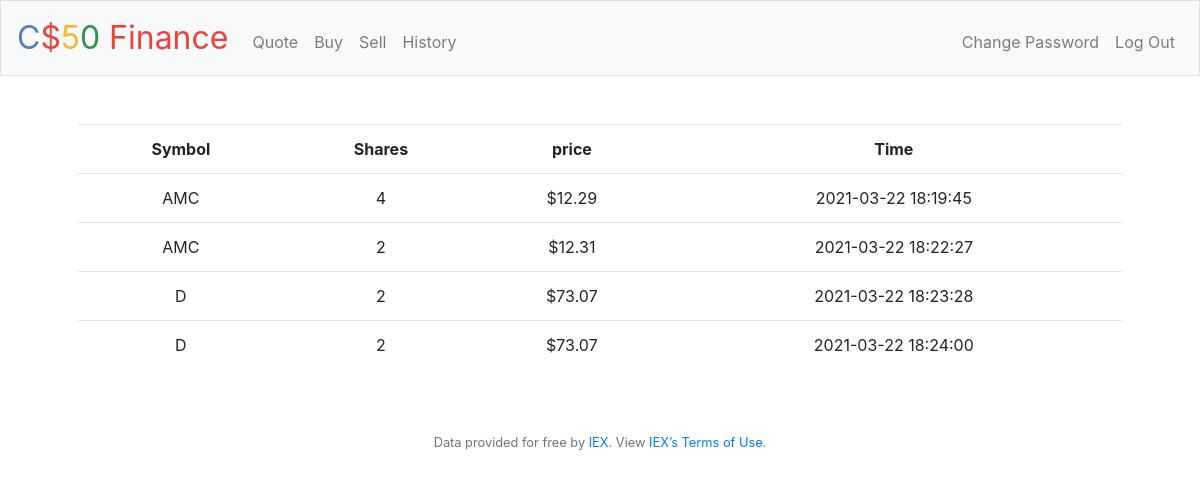
Screenshot of /history (signed in) with the database file from the repository.
### tables this page shows
CREATE TABLE history 
    (
        users_id INTEGER NOT NULL,
        symbol TEXT NOT NULL,
        shares INTEGER NOT NULL,
        price DECIMAl NOT NULL,
        time DATE NOT NULL,
        FOREIGN KEY (users_id) REFERENCES users(id)
    );

### application.py (the view)
@app.route("/history")
@login_required
def history():
    table = db.execute("SELECT symbol, shares, price, time FROM history WHERE users_id = ?", session["user_id"])
    return render_template("history.html", table=table)

### application.py (called while the page is built)
@app.after_request
def after_request(response):
    response.headers["Cache-Control"] = "no-cache, no-store, must-revalidate"
    response.headers["Expires"] = 0
    response.headers["Pragma"] = "no-cache"
    return response

### helpers.py (called while the page is built)
def login_required(f):
    @wraps(f)
    def decorated_function(*args, **kwargs):
        if session.get("user_id") is None:
            return redirect("/login")
        return f(*args, **kwargs)
    return decorated_function

### templates/history.html (shortened to what this page needs)
{% extends "layout.html" %}
{% block main %}
    <table class="table">
        <tr>
            <th>Symbol</th>
            <th>Shares</th>
            <th>price</th>
            <th>Time</th>
        </tr>
        <tr>
                {% for dict in table%}
                <tr>
                    {% for key in dict %}
                        <td>{{dict[key]}}</td>
                    {% endfor %}
                </tr>
                {% endfor %}
        </tr>
    </table>
{% endblock %}

### rows the page displays
history: symbol "AMC" "4" "$12.29" "2021-03-22 18:19:45"
history: symbol "AMC" "2" "$12.31" "2021-03-22 18:22:27"
history: symbol "D" "2" "$73.07" "2021-03-22 18:23:28"
history: symbol "D" "2" "$73.07" "2021-03-22 18:24:00"
